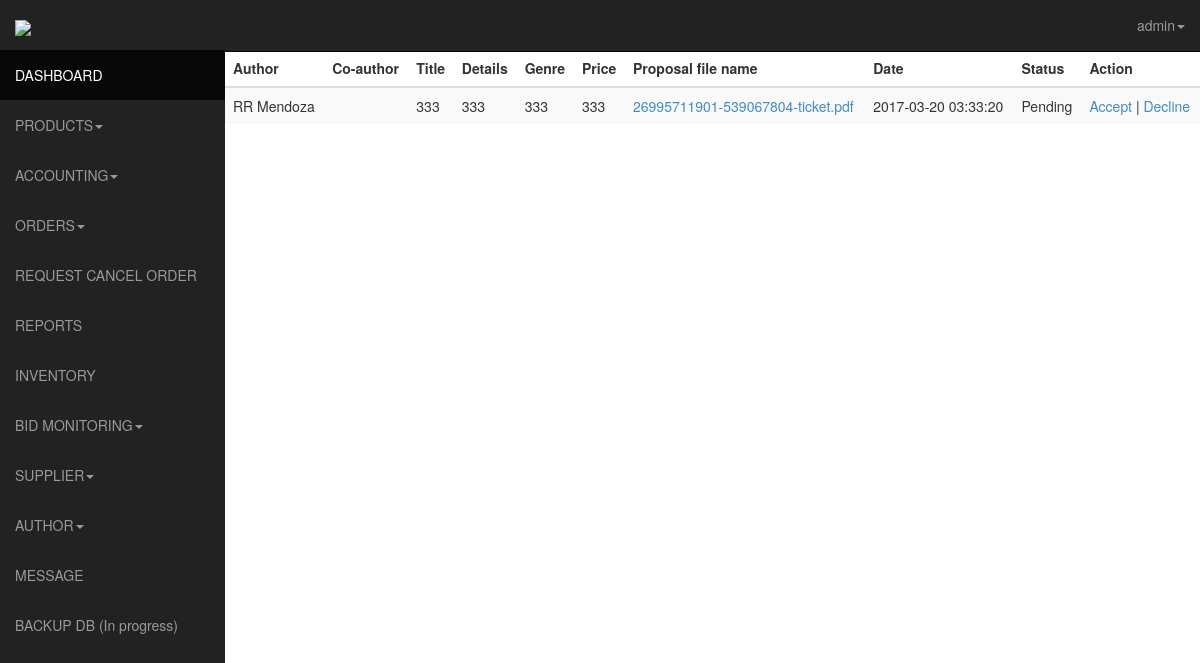
The page /admin/authorbidlist.php (signed in) on the database as committed earlier.
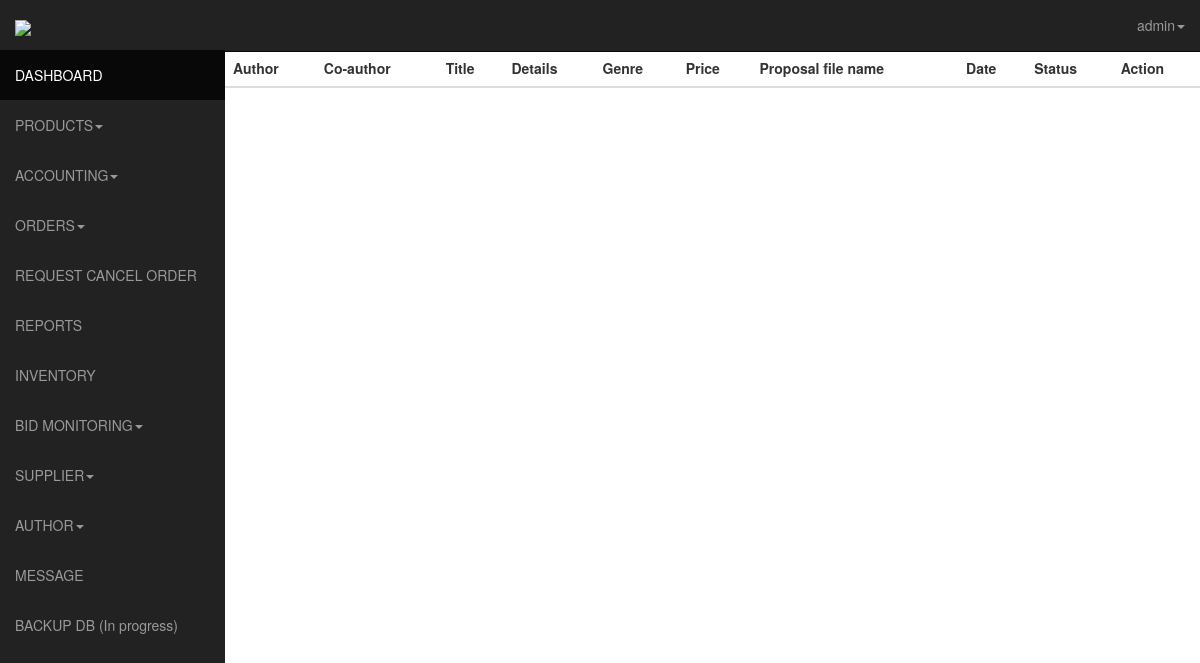
The same page on the database as committed later.
### tables this page shows
CREATE TABLE IF NOT EXISTS `author_bid` (
  `id` int(11) NOT NULL AUTO_INCREMENT,
  `bid_id` int(11) NOT NULL,
  `title` varchar(255) NOT NULL,
  `details` varchar(255) NOT NULL,
  `co_author` varchar(255) NOT NULL,
  `author_id` int(11) NOT NULL,
  `genre` varchar(255) NOT NULL,
  `projected_price` varchar(255) NOT NULL,
  `status` varchar(19) DEFAULT NULL,
  `created_date` timestamp NOT NULL DEFAULT CURRENT_TIMESTAMP,
  PRIMARY KEY (`id`)
);

CREATE TABLE IF NOT EXISTS `users` (
  `id` int(11) NOT NULL AUTO_INCREMENT,
  `usn` varchar(50) NOT NULL,
  `fname` varchar(120) NOT NULL,
  `lname` varchar(120) NOT NULL,
  `birthday` date NOT NULL,
  `address` varchar(60) NOT NULL,
  `contact` int(11) NOT NULL,
  `email` varchar(120) NOT NULL,
  `password` varchar(128) NOT NULL,
  `activate` int(11) NOT NULL,
  `code` int(11) NOT NULL,
  `date` date NOT NULL,
  `block` int(11) NOT NULL,
  `pic` int(11) NOT NULL,
  `ext` varchar(5) NOT NULL,
  `admin` int(11) NOT NULL,
  `user_type` int(10) NOT NULL,
  PRIMARY KEY (`id`)
);

CREATE TABLE IF NOT EXISTS `uploaded_bid_file` (
  `id` int(11) NOT NULL AUTO_INCREMENT,
  `bid_id` int(11) NOT NULL,
  `author_id` int(11) NOT NULL,
  `file_name` varchar(255) NOT NULL,
  `ext` varchar(10) NOT NULL,
  `active` int(11) NOT NULL,
  `created_date` timestamp NOT NULL DEFAULT CURRENT_TIMESTAMP,
  PRIMARY KEY (`id`)
);

### admin/authorbidlist.php (the view, shortened to what this page needs)
<!DOCTYPE html>
<html lang="en">
  <head>
    <link href="css/bootstrap.css" rel="stylesheet">
    <link href="css/sb-admin.css" rel="stylesheet">
    <link rel="stylesheet" href="css/morris-0.4.3.min.css">
  </head>
  <body>
    <div id="wrapper">
      <nav class="navbar navbar-inverse  navbar-fixed-top" role="navigation">
      <?php include 'template/sidebar.php';?>
    <?php include 'template/top.php';?>
    </nav>
    <div class="table-responsive">
      <table class="table table-striped">
        <thead>
    <th>Author</th>
    <th>Co-author</th>
    <th>Title</th>
    <th>Details</th>
    <th>Genre</th>
    <th>Price</th>
    <th>Proposal file name</th>
    <th>Date</th>
    <th>Status</th>
    <th>Action</th>
  </thead>
  <?php
  $sql = mysql_query("SELECT author_bid.id as author_bid_id, author_bid. * , bids.id as bids_id, bids . *, uploaded_bid_file.id as uploaded_bid_file_id,  uploaded_bid_file.*, users.id as users_id, users.*
FROM author_bid
INNER JOIN bids ON bids.id = author_bid.bid_id
INNER JOIN users ON author_bid.author_id=users.id
INNER JOIN uploaded_bid_file ON uploaded_bid_file.bid_id=bids.id WHERE users.user_type=2 AND author_bid.status!=-1 AND author_bid.status!=1 AND uploaded_bid_file.active=1 AND bids.active=1");
  $requestCount = mysql_num_rows($sql);
  if ($requestCount > 0) {
     while ($row = mysql_fetch_array($sql)) {
      $author_bid_id = $row['author_bid_id'];
      $bids_id = $row['bids_id'];
      $uploaded_bid_file_id = $row['uploaded_bid_file_id'];
      $users_id = $row['users_id'];
      $fname = $row['fname'];
      $lname = $row['lname'];
      $coauthor = $row['co_author'];
      $title = $row['title'];
      $details = $row['details'];
      $genre = $row['genre'];
      $price = $row['projected_price'];
      $filename = $row['file_name'];
      $date = $row['created_date'];
      $status = ($row['status'] == '0' ? 'Pending' : 'Completed');
      echo "
        <tr>
          <td>$fname $lname</td>
          <td>$coauthor</td>
          <td>$title</td>
          <td>$details</td>
          <td>$genre</td>
          <td>$price</td>
          <td><a href='viewuploadedbid.php?filename=$filename'>$filename</a></td>
          <td>$date</td>
          <td>$status</td>
          <td><a href='uploadcontract.php?type=author&id=$author_bid_id&id2=$bids_id&id3=$uploaded_bid_file_id&id4=$users_id'>Accept</a> | <a href='authorbidlist.php?action=decline&id=$author_bid_id&id2=$bids_id&id3=$uploaded_bid_file_id&id4=$users_id'>Decline</a></td>
        </tr>
      ";
     }
  }
   ?>
      </table>
    </div>
    </div>
    </body>
    </html>

### admin/template/sidebar.php (shortened to what this page needs)
<div class="navbar-header">
  <a class="navbar-brand" href="index.php"><img src="../img/logo.png" /></a>
</div>
<div class="collapse navbar-collapse navbar-ex1-collapse">
  <ul class="nav navbar-nav side-nav">
    <li class="active"><a href="index.php"><i class="fa fa-dashboard"></i> DASHBOARD</a></li>
    <li class="dropdown">
      <a href="#" class="dropdown-toggle" data-toggle="dropdown"><i class="fa fa-caret-square-o-down"></i>PRODUCTS<b class="caret"></b></a>
    </li>
    <li class="dropdown">
      <a href="#" class="dropdown-toggle" data-toggle="dropdown"><i class="fa fa-caret-square-o-down"></i>ACCOUNTING<b class="caret"></b></a>
    </li>
   <li class="dropdown">
      <a href="orders.php" class="dropdown-toggle" data-toggle="dropdown"><i class="fa fa-caret-square-o-down"></i>ORDERS<b class="caret"></b></a>
    </li>
     <li><a href="cancel.php"><i class="fa fa-edit"></i>REQUEST CANCEL ORDER</a></li>
    <li><a href="reports.php"><i class="fa fa-edit"></i> REPORTS</a></li>
    <li><a href="inventory.php"><i class="fa fa-font"></i>INVENTORY</a></li>
    <li class="dropdown">
      <a href="#" class="dropdown-toggle" data-toggle="dropdown"><i class="fa fa-caret-square-o-down"></i>BID MONITORING<b class="caret"></b></a>
    </li>
    <li class="dropdown">
      <a href="#" class="dropdown-toggle" data-toggle="dropdown"><i class="fa fa-caret-square-o-down"></i>SUPPLIER<b class="caret"></b></a>
    </li>
    <li class="dropdown">
      <a href="#" class="dropdown-toggle" data-toggle="dropdown"><i class="fa fa-caret-square-o-down"></i>AUTHOR<b class="caret"></b></a>
    </li>
    <li><a href="messaging.php"><i class="fa fa-font"></i>MESSAGE</a></li>
    <li><a href="backup.php"><i class="fa fa-font"></i>BACKUP DB (In progress)</a></li>
  </ul>

Rows that differ between the two databases and show on the page:
removed author_bid: users.fname "RR", users.lname "Mendoza", title "333", details "333", genre "333", projected_price "333", uploaded_bid_file.file_name "26995711901-539067804-ticket.pdf", uploaded_bid_file.created_date "2017-03-20 03:33:20", status "Pending"
